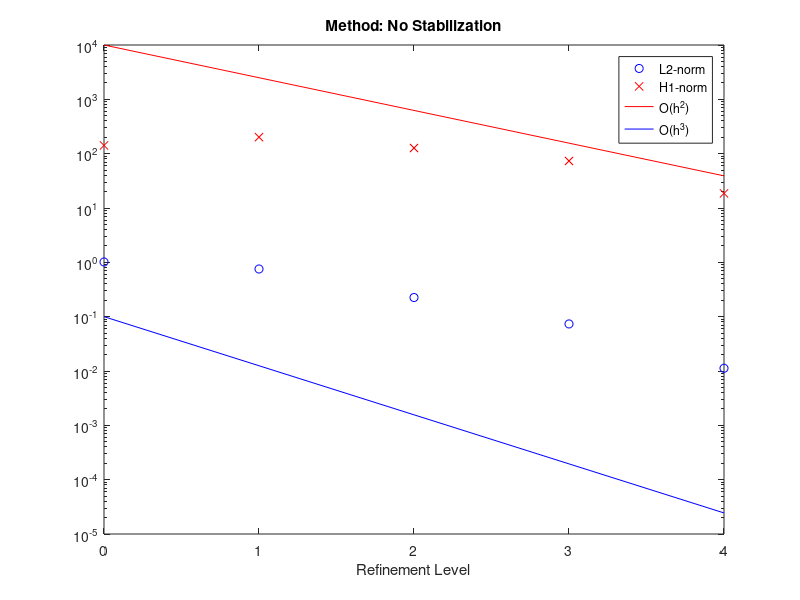

MATLAB code to generate this figure:
close all;

%% No Stabilization
 L2 = [1.015392765	0.7541990401	0.2252137342	0.07348682714	0.01122839499];
 H1 = [141.8445326	201.418771	127.0534136	73.37112525	18.5808289];

%% EFR
% L2 = [0.02428183473	0.05229343329	0.01274862624	0.006162226424	0.002783612054];
% H1 = [0.5752817122	1.271628408	1.097009735	1.452826734	1.547680874];
%     
%% SUPG
% L2 = [0.1683803114	0.170327478	0.03773574634	0.01542754342	0.003898711935];
% H1 = [9.678372111	14.16437567	7.344249233	4.966080195	2.062446726];
%% Plots
level = [0 1 2 3 4];
a = 10^4; b = 10^-1;
h2 = [a a/2^2 a/4^2 a/8^2 a/16^2];
h3 = [b b/2^3 b/4^3 b/8^3 b/16^3];
semilogy(level,L2,'bo')
hold on;
semilogy(level,H1,'rx')
hold on;
semilogy([0 1 2 3 4],h2,'r')
hold on;
semilogy([0 1 2 3 4],h3,'b')
legend('L2-norm','H1-norm','O(h^2)','O(h^3)')
title('Method: No Stabilization')
xticks([0 1 2 3 4])
xlabel('Refinement Level')